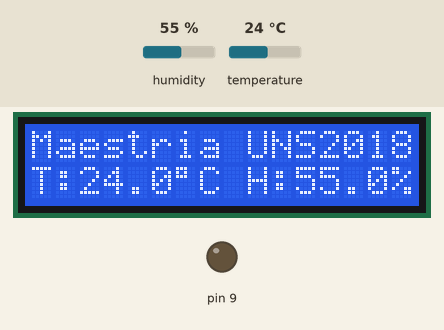
This sketch was run on a simulated Arduino Uno, built with avr-gcc and run on an emulated ATmega328P. Parts: 16×2 character LCD, output pins drawn as LEDs (lit = HIGH). Inputs (shaded band) come from the test bench; at power-on: humidity 55 %, temperature 24 °C.

Above: at 1.2 s.
1.3 s: humidity set to 69 %
At 3.2 s:
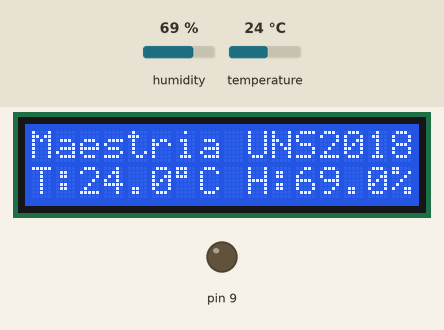
4.0 s: humidity set to 72 %
At 4.5 s:
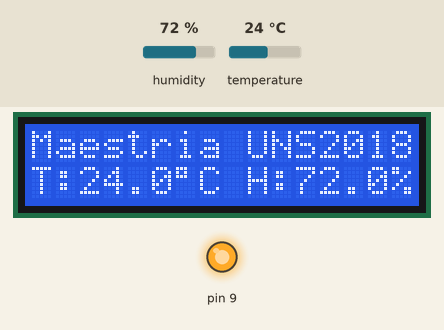
6.7 s: temperature set to 12 °C
At 9.3 s:
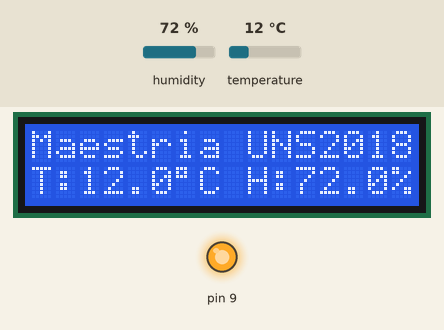
9.6 s: temperature set to 19 °C
At 10.7 s:
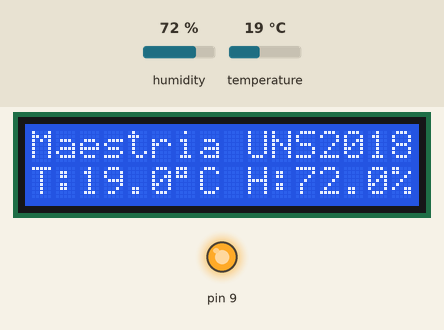
Timing chart, 0 to 12.6 s (numbered marks = the images above; inputs shaded):
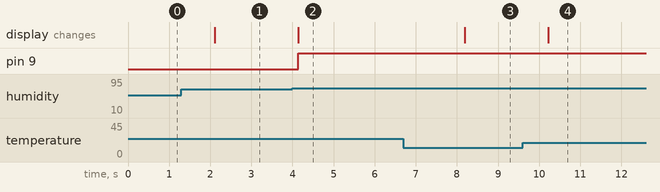

Measured:
- the behaviour switches between 70 and 71 % on humidity (found by bisection; images 1 and 2)
- after the input at 1.3 s, the display: changes after 0.82 s (image 1)
- after the input at 4.0 s, pin 9: LOW → HIGH after 0.14 s; the display: changes after 0.14 s (image 2)
- after the input at 6.7 s, the display: changes after 1.5 s (image 3)
- after the input at 9.6 s, the display: changes after 0.62 s (image 4)

The sketch:

04082018_arduinomega_dht11.ino
```cpp
#include <DHT.h>
#include <LiquidCrystal.h>
#define DHTPIN 8  // Dónde esta conectado el sensor
#define DHTTYPE DHT11   // Modelo del sensor empleado (DHT11)

const int rs = 2, en = 3, d4 = 4, d5 = 5, d6 = 6, d7 = 7;
LiquidCrystal lcd(rs, en, d4, d5, d6, d7);
DHT dht(DHTPIN, DHTTYPE);

void setup() {
  dht.begin();          // Inicialización del sensor
  lcd.begin(16, 2);           //Tamaño del LCD 16x2
  lcd.print("Maestria UNS2018"); //Imprime el mensaje
  pinMode(9, OUTPUT);
}

void loop() {
  float h = dht.readHumidity();
  float t = dht.readTemperature();
  lcd.setCursor(0,1);
  lcd.print("T:");
  lcd.print(t, 1);
  lcd.write(0xDF);
  lcd.print("C H:");
  lcd.print(h, 1);
  lcd.print("%");
  if(h>70) {
    digitalWrite(9, 1);
  }
  else {
    digitalWrite(9, 0);
  }
  //delay(1000);
}
```
